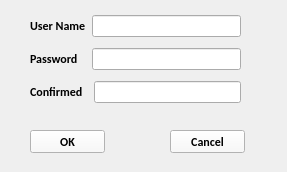
<?xml version="1.0" encoding="UTF-8"?>
<ui version="4.0">
 <class>Register</class>
 <widget class="QWidget" name="Register">
  <property name="geometry">
   <rect>
    <x>0</x>
    <y>0</y>
    <width>287</width>
    <height>172</height>
   </rect>
  </property>
  <property name="windowTitle">
   <string>Sign Up</string>
  </property>
  <property name="windowIcon">
   <iconset resource="rsc.qrc">
    <normaloff>:/images/images/ico.ico</normaloff>:/images/images/ico.ico</iconset>
  </property>
  <widget class="QPushButton" name="OkBtn">
   <property name="geometry">
    <rect>
     <x>30</x>
     <y>130</y>
     <width>75</width>
     <height>23</height>
    </rect>
   </property>
   <property name="font">
    <font>
     <family>Calibri</family>
     <weight>75</weight>
     <bold>true</bold>
    </font>
   </property>
   <property name="styleSheet">
    <string notr="true">background-color:rgb(249, 249, 249)</string>
   </property>
   <property name="text">
    <string>OK</string>
   </property>
  </widget>
  <widget class="QPushButton" name="CancelBtn">
   <property name="geometry">
    <rect>
     <x>170</x>
     <y>130</y>
     <width>75</width>
     <height>23</height>
    </rect>
   </property>
   <property name="font">
    <font>
     <family>Calibri</family>
     <weight>75</weight>
     <bold>true</bold>
    </font>
   </property>
   <property name="styleSheet">
    <string notr="true">background-color:rgb(249, 249, 249)</string>
   </property>
   <property name="text">
    <string>Cancel</string>
   </property>
  </widget>
  <widget class="QWidget" name="layoutWidget">
   <property name="geometry">
    <rect>
     <x>30</x>
     <y>10</y>
     <width>211</width>
     <height>101</height>
    </rect>
   </property>
   <layout class="QVBoxLayout" name="verticalLayout">
    <property name="topMargin">
     <number>0</number>
    </property>
    <item>
     <layout class="QHBoxLayout" name="horizontalLayout">
      <item>
       <widget class="QLabel" name="UserNameLbl">
        <property name="font">
         <font>
          <family>Calibri</family>
          <weight>75</weight>
          <bold>true</bold>
         </font>
        </property>
        <property name="text">
         <string>User Name</string>
        </property>
       </widget>
      </item>
      <item>
       <widget class="QLineEdit" name="UserNameLineEdit"/>
      </item>
     </layout>
    </item>
    <item>
     <layout class="QHBoxLayout" name="horizontalLayout_2">
      <item>
       <widget class="QLabel" name="label">
        <property name="font">
         <font>
          <family>Calibri</family>
          <weight>75</weight>
          <bold>true</bold>
         </font>
        </property>
        <property name="text">
         <string>Password   </string>
        </property>
       </widget>
      </item>
      <item>
       <widget class="QLineEdit" name="PasswdLineEdit">
        <property name="echoMode">
         <enum>QLineEdit::Password</enum>
        </property>
       </widget>
      </item>
     </layout>
    </item>
    <item>
     <layout class="QHBoxLayout" name="horizontalLayout_3">
      <item>
       <widget class="QLabel" name="ConfirmLbl">
        <property name="maximumSize">
         <size>
          <width>16777215</width>
          <height>16777215</height>
         </size>
        </property>
        <property name="font">
         <font>
          <family>Calibri</family>
          <weight>75</weight>
          <bold>true</bold>
         </font>
        </property>
        <property name="text">
         <string>Confirmed  </string>
        </property>
       </widget>
      </item>
      <item>
       <widget class="QLineEdit" name="ConfirmLineEdit">
        <property name="maximumSize">
         <size>
          <width>16777215</width>
          <height>16777215</height>
         </size>
        </property>
        <property name="echoMode">
         <enum>QLineEdit::Password</enum>
        </property>
       </widget>
      </item>
     </layout>
    </item>
   </layout>
  </widget>
  <widget class="QFrame" name="frame">
   <property name="geometry">
    <rect>
     <x>-290</x>
     <y>-79</y>
     <width>581</width>
     <height>351</height>
    </rect>
   </property>
   <property name="autoFillBackground">
    <bool>true</bool>
   </property>
   <property name="styleSheet">
    <string notr="true">background-image:url(:/images/images/talent.png)</string>
   </property>
   <property name="frameShape">
    <enum>QFrame::StyledPanel</enum>
   </property>
   <property name="frameShadow">
    <enum>QFrame::Raised</enum>
   </property>
  </widget>
  <zorder>frame</zorder>
  <zorder>OkBtn</zorder>
  <zorder>CancelBtn</zorder>
  <zorder>layoutWidget</zorder>
  <zorder>UserNameLbl</zorder>
  <zorder></zorder>
  <zorder>UserNameLbl</zorder>
 </widget>
 <resources>
  <include location="rsc.qrc"/>
 </resources>
 <connections/>
</ui>
